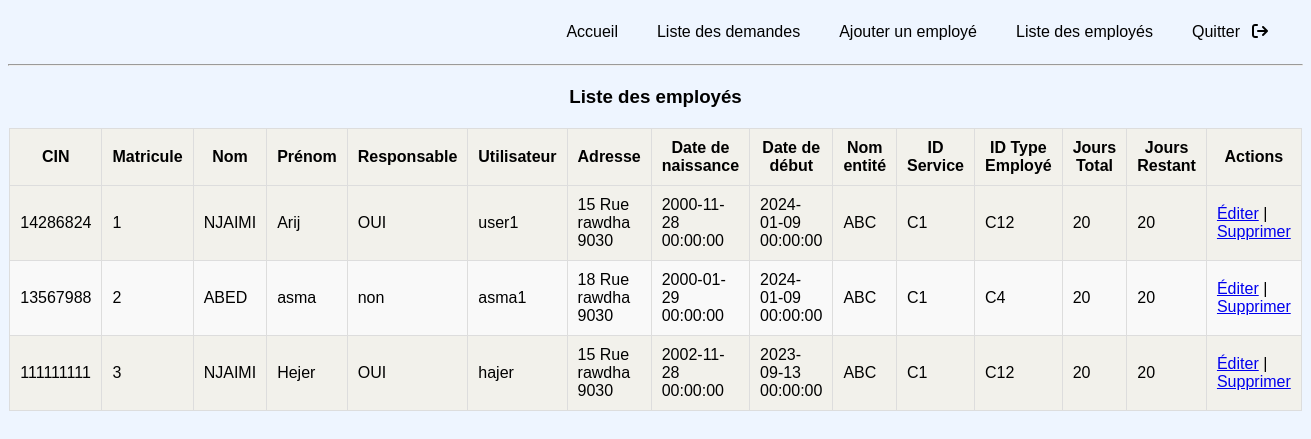
The app's page /list_employees (signed in), older data.
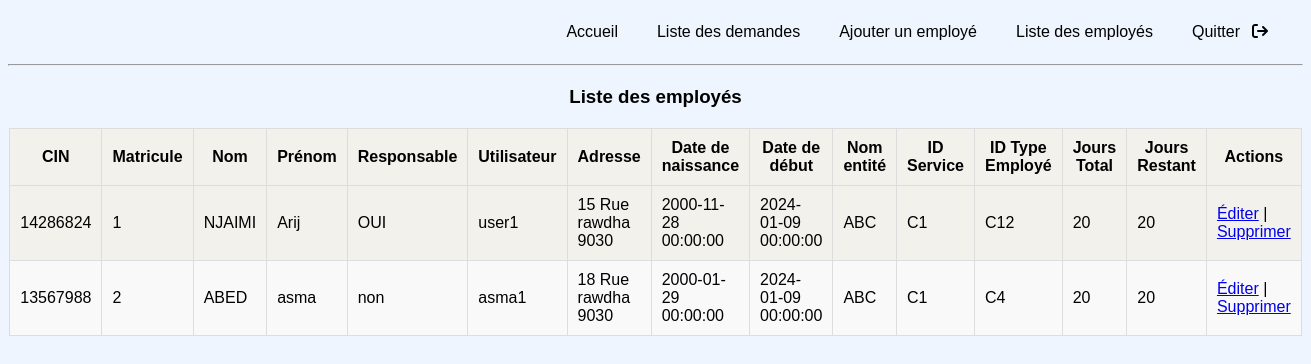
The same page, newer data.
### models.py (models this page shows)
class Employee(db.Model):
    __tablename__ = 'employee'
    id = db.Column(db.Integer, primary_key=True)
    cin = db.Column(db.String(50), unique=True, nullable=False)
    matricule = db.Column(db.String(50), unique=True, nullable=False)
    nom = db.Column(db.String(50), nullable=False)
    prenom = db.Column(db.String(50), nullable=False)
    responsable = db.Column(db.String(50), nullable=False)
    utilisateur = db.Column(db.String(50), unique=True, nullable=False)
    mot_de_passe = db.Column(db.String(50), nullable=False)
    adresse = db.Column(db.String(200), nullable=False)
    date_naiss = db.Column(db.DateTime, nullable=False)
    date_debut = db.Column(db.DateTime, nullable=False)
    nom_entite = db.Column(db.String(50), nullable=False)
    id_service = db.Column(db.String(50), nullable=False)
    id_type_emp = db.Column(db.String(50), nullable=False)
    jrs_total = db.Column(db.Integer, nullable=False)
    jrs_restant = db.Column(db.Integer, nullable=False)
    username = db.Column(db.String(50))

### app.py (the view)
@app.route('/list_employees')
@login_required
def list_employees():
    employees = Employee.query.all()
    return render_template('list_employees.html', employees=employees)

### app.py (called while the page is built)
def login_required(f):
    @wraps(f)
    def decorated_function(*args, **kwargs):
        if 'username' not in session:
            return redirect(url_for('login'))
        return f(*args, **kwargs)
    return decorated_function

### templates/list_employees.html (shortened to what this page needs)
<!DOCTYPE html>
<html lang="en">
<head>
    <link rel="stylesheet" href="https://cdnjs.cloudflare.com/ajax/libs/font-awesome/6.0.0-beta3/css/all.min.css">
</head>
<body>
    <nav class="navbar">
        <ul class="navbar-nav">
            <li><a href="{{ url_for('homepage_admin') }}">Accueil</a></li>
            <li><a href="/toutes_les_demandes">Liste des demandes</a></li>
            <li><a href="{{ url_for('ajouter_employe') }}">Ajouter un employé</a></li>
            <li><a href="{{ url_for('list_employees') }}">Liste des employés</a></li>
            <li><a href="{{ url_for('logout') }}">Quitter</a><i class="fas fa-arrow-right-from-bracket"></i></li>
        </ul>
    </nav>
    <hr>
    <div class="coordonnées">
        <h3>Liste des employés</h3>
    </div>
    <table class="tableau">
        <thead>
            <tr>
                <th>CIN</th>
                <th>Matricule</th>
                <th>Nom</th>
                <th>Prénom</th>
                <th>Responsable</th>
                <th>Utilisateur</th>
                <th>Adresse</th>
                <th>Date de naissance</th>
                <th>Date de début</th>
                <th>Nom entité</th>
                <th>ID Service</th>
                <th>ID Type Employé</th>
                <th>Jours Total</th>
                <th>Jours Restant</th>
                <th>Actions</th>
            </tr>
        </thead>
        <tbody>
            {% for employee in employees %}
            <tr>
                <td>{{ employee.cin }}</td>
                <td>{{ employee.id }}</td>
                <td>{{ employee.nom }}</td>
                <td>{{ employee.prenom }}</td>
                <td>{{ employee.responsable }}</td>
                <td>{{ employee.username }}</td>
                <td>{{ employee.adresse }}</td>
                <td>{{ employee.date_naiss }}</td>
                <td>{{ employee.date_debut }}</td>
                <td>{{ employee.nom_entite }}</td>
                <td>{{ employee.id_service }}</td>
                <td>{{ employee.id_type_emp }}</td>
                <td>{{ employee.jrs_total }}</td>
                <td>{{ employee.jrs_restant }}</td>
                <td>
                    <a href="{{ url_for('edit_employee', emp_id=employee.id) }}">Éditer</a> |
                    <a href="{{ url_for('delete_employee', emp_id=employee.id) }}" onclick="return confirm('Êtes-vous sûr de vouloir supprimer cet employé ?')">Supprimer</a>
                </td>
            </tr>
            {% endfor %}
        </tbody>
    </table>
</body>
</html>

Row changes from the older to the newer data that the page shows:
removed Employee: cin "111111111", id "3", nom "NJAIMI", prenom "Hejer", responsable "OUI", username "hajer", adresse "15 Rue rawdha 9030", date_naiss "2002-11-28 00:00:00", date_debut "2023-09-13 00:00:00", nom_entite "ABC", id_service "C1", id_type_emp "C12", jrs_total "20", jrs_restant "20"
